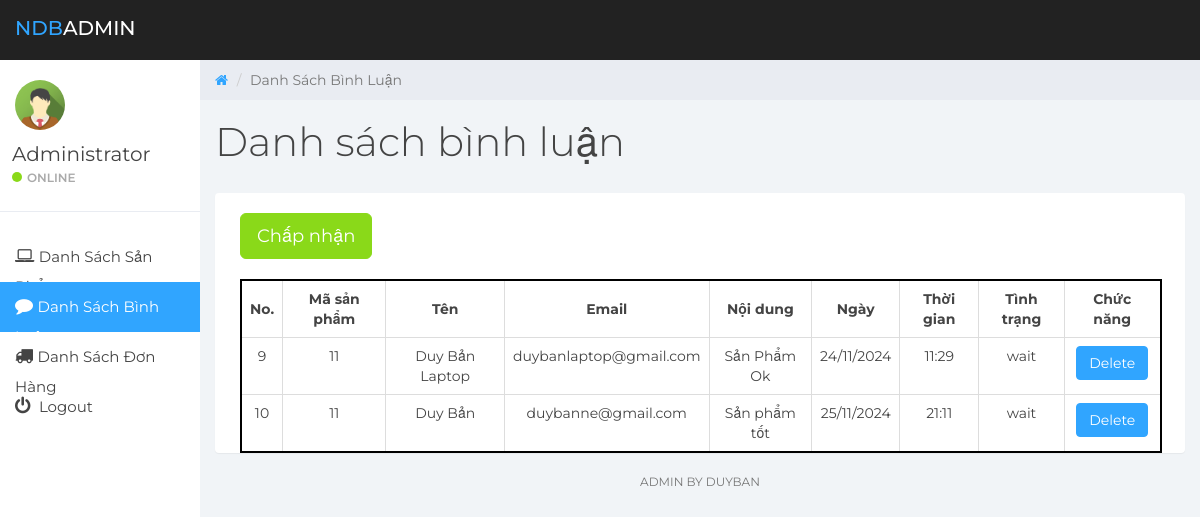
The app's page /Admin/comment.php with its own data.
### tables this page shows
CREATE TABLE IF NOT EXISTS `taikhoan` (
  `username` char(50) NOT NULL,
  `password` char(50) NOT NULL,
  `fullname` varchar(100) NOT NULL,
  `sdt` char(10) NOT NULL,
  `diachi` varchar(200) NOT NULL,
  `email` char(100) NOT NULL,
  `hoatdong` int NOT NULL,
  `loaiTK` int DEFAULT NULL,
  `trangthai` int NOT NULL,
  PRIMARY KEY (`username`)
);

CREATE TABLE IF NOT EXISTS `binhluan` (
  `STT` int NOT NULL AUTO_INCREMENT,
  `masp` int NOT NULL,
  `name` varchar(50) NOT NULL,
  `email` char(50) DEFAULT NULL,
  `noidung` varchar(200) NOT NULL,
  `ngaydang` char(10) DEFAULT NULL,
  `giodang` char(6) NOT NULL,
  `trangthai` varchar(20) NOT NULL,
  PRIMARY KEY (`STT`)
);

### Admin/comment.php (called while the page is built, shortened)
<?php
	$level = "";
	$level_2 = '../';
	include($level."layout.php");
 ?>

### Admin/DB.php (called while the page is built, shortened)
<?php
class DP
{
    private static function connect_DB()
    {
        $host = 'localhost';
        $dbname = 'webth';
        $us = 'root';
        $pass = '';
        try {
            $conn = new PDO("mysql:host=$host;dbname=$dbname;charset=utf8mb4", $us, $pass, [
                PDO::ATTR_ERRMODE => PDO::ERRMODE_EXCEPTION,
                PDO::ATTR_PERSISTENT => false,
                PDO::MYSQL_ATTR_INIT_COMMAND => "SET NAMES utf8mb4 COLLATE utf8mb4_unicode_ci"
            ]);
            return $conn;
        } catch (PDOException $e) {
            error_log("Database connection error: " . $e->getMessage());
            return null;
        }
    }
    public static function run_query($query, $paras, $type)
    {
        try {
            $con = self::connect_DB();
            $h = $con->prepare($query);
            $h->execute();
            $result = null;
            switch ($type) {
                case 2:
                    $result = $h->fetchAll();
                    break;
            }
            return $result;
        } catch (PDOException $e) {
            error_log("Query error: " . $e->getMessage());
            return false;
        } catch (Exception $e) {
            error_log("Error: " . $e->getMessage());
            return false;
        }
    }
}

### Admin/content/comment_data.php (called while the page is built)
<?php
	include($level.'DB.php');
	$Comment_List = DP::run_query("SELECT * FROM `binhluan` order by STT",[],2);
	$AdminName = DP::run_query("SELECT * FROM taikhoan WHERE loaiTK = 1",[],2);
?>

### Admin/content/comment_list.php (the view, shortened to what this page needs)
<div class="row">
	<div class="col-lg-12">
		<h1 class="page-header">Danh sách bình luận</h1>
	</div>
</div>
<div class="panel panel-container">
	<div class='btn-group-lg' style='margin: 0px 0px 20px 25px'>
		<button type="button" class="btn btn-success" data-toggle="modal" data-target="#Update">Chấp nhận</button>
</div>
	<table class="table table-bordered" style="width: 95%; border: 2px solid black; margin-left: 25px;">
	    <thead>
		    <tr>
		    	<th>No.</th>
		        <th>Mã sản phẩm</th>
		        <th>Tên</th>
		        <th>Email</th>
		        <th>Nội dung</th>
				<th>Ngày</th>
				<th>Thời gian</th>
				<th>Tình trạng</th>
				<th>Chức năng</TH>
		    </tr>
		</thead>
		<tbody>
			<?php
			foreach($Comment_List as $key)
			{
				$no = $key['STT'];
				$productcode = $key['masp'];
				$name = $key['name'];
				$email = $key['email'];
				$content =$key['noidung'];
				$date =$key['ngaydang'];
				$time =$key['giodang'];
				$status = $key['trangthai'];
				$function="Delete";
			?>
			<tr>
				<td><?php echo $no; ?></td>
				<td><?php echo $productcode; ?></td>
				<td><?php echo $name; ?></td>
				<td><?php echo $email; ?></td>
				<td><?php echo $content; ?></td>
				<td><?php echo $date; ?></td>
				<td><?php echo $time; ?></td>
				<td><?php echo $status; ?></td>
				<td>
					<form action='<?php  echo $level.CONT_COMMENT.'comment_delete.php' ?>' method='GET'>
						<input type="text" name="no" hidden="true" value=" <?php echo $no; ?>" name=""><button type="submit" class='btn btn-primary'><?php echo $function; ?></button>
					</form>
				</td>
			</tr>
			<?php
			}
			?>
		</tbody>
	</table>
</div>

### Admin/content/comment_sidebar.php (shortened to what this page needs)
<head>
<link rel="stylesheet" href="https://cdnjs.cloudflare.com/ajax/libs/font-awesome/4.7.0/css/font-awesome.min.css">
</head>
<div id="sidebar-collapse" class="col-sm-3 col-lg-2 sidebar">
		<div class="profile-sidebar">
			<div class="profile-userpic">
				<img src="<?php echo $level_2.IMG.'img_avatar2.png';?>" style='border-radius:50%; width:50px,height:50px'>
			</div>
			<div class="profile-usertitle">
				<div class="profile-usertitle-name"><?php echo $AdminName[0]['fullname']; ?></div>
				<div class="profile-usertitle-status"><span class="indicator label-success"></span>Online</div>
			</div>
		</div>
		<ul class="nav menu">
			<li><a href="index.php"><em class="fa fa-laptop icon">&nbsp;</em>Danh Sách Sản Phẩm</a></li>
			<li class='active'><a href="comment.php"><em class="fa fa-comment icon">&nbsp;</em>Danh Sách Bình Luận</a></li>
			<li><a href="order.php"><em class="fa fa-truck icon">&nbsp;</em>Danh Sách Đơn Hàng</a></li>
			<li><a href="<?php echo $level_2.'content/logout.php' ?>"><em class="fa fa-power-off icon">&nbsp;</em> Logout</a></li>
		</ul>
	</div>
	<div class="col-sm-9 col-sm-offset-3 col-lg-10 col-lg-offset-2 main">
		<div class="row">
			<ol class="breadcrumb">
				<li><a href="#">
					<em class="fa fa-home"></em>
				</a></li>
				<li class="active">Danh Sách Bình Luận</li>
			</ol>
		</div>

### Admin/css/styles.css (style rules this page uses)
body { background: #f1f4f7; padding-top: 60px; font-size: 14px; color: #444444; font-family: "Montserrat", "Helvetica Neue", Helvetica, Arial, sans-serif; }
a, a:hover, a:focus { color: #30a5ff; }
h1, h2, h3, h4, h5, h6 { color: #444444; }
h1 { font-weight: 300; font-size: 40px; }
.btn-primary, .btn-primary:hover, .btn-primary:focus, .btn-primary:active, .btn-primary.active, .open > .dropdown-toggle.btn-primary, .btn-primary.disabled, .btn-primary[disabled], fieldset[disabled] .btn-primary, .btn-primary.disabled:hover, .btn-primary[disabled]:hover, fieldset[disabled] .btn-primary:hover, .btn-primary.disabled:focus, .btn-primary[disabled]:focus, fieldset[disabled] .btn-primary:focus, .btn-primary.disabled:active, .btn-primary[disabled]:active, fieldset[disabled] .btn-primary:active, .btn-primary.disabled.active, .btn-primary[disabled].active, fieldset[disabled] .btn-primary.active { background-color: #30a5ff; border-color: #30a5ff; }
.btn-success, .btn-success:hover, .btn-success:focus, .btn-success:active, .btn-success.active, .open > .dropdown-toggle.btn-success, .btn-success.disabled, .btn-success[disabled], fieldset[disabled] .btn-success, .btn-success.disabled:hover, .btn-success[disabled]:hover, fieldset[disabled] .btn-success:hover, .btn-success.disabled:focus, .btn-success[disabled]:focus, fieldset[disabled] .btn-success:focus, .btn-success.disabled:active, .btn-success[disabled]:active, fieldset[disabled] .btn-success:active, .btn-success.disabled.active, .btn-success[disabled].active, fieldset[disabled] .btn-success.active { background-color: #8ad919; border-color: #8ad919; }
.label-success { background-color: #8ad919; }
.panel { border: 0; }
.panel-container { padding-top: 20px; }
.sidebar { display: block; padding: 0; display: none; box-shadow: none; background: #fff; }
.sidebar ul { margin: 20px 0px; }
@media (min-width: 768px) { .sidebar { display: block; position: fixed; top: 60px; bottom: 0; left: 0; z-index: 1000; display: block; margin: 0; padding: 0; overflow-x: hidden; overflow-y: auto; } }
.sidebar ul.nav .active a, .sidebar ul.nav li.parent a.active, .sidebar ul.nav .active > a:hover, .sidebar ul.nav li.parent a.active:hover, .sidebar ul.nav .active > a:focus, .sidebar ul.nav li.parent a.active:focus { color: #fff; background-color: #30a5ff; }
.sidebar ul.nav li a { height: 50px; font-size: 15px; line-height: 2em; color: #444444; }
.profile-sidebar { padding: 10px 0; border-bottom: 1px solid #e9ecf2; }
.indicator { width: 10px; height: 10px; display: inline-block; border-radius: 9999px; margin-right: 5px; }
.profile-userpic img { float: left; margin: 10px 0px 0px 15px; width: 50px; height: 50px; border-radius: 9999px !important; }
.profile-usertitle { float: left; text-align: left; margin: 10px 0 0 12px; }
.profile-usertitle-name { font-size: 20px; margin-bottom: 0px; }
.profile-usertitle-status { text-transform: uppercase; color: #AAA; font-size: 12px; font-weight: 600; margin-bottom: 15px; }
.breadcrumb { border-radius: 0; padding: 10px 15px 10px 15px; background: #e9ecf2; margin: 0; }
h1.page-header { margin-top: 20px; border-bottom: 0; }
.table { background: #fff; }
.table > thead > tr > th { border-bottom: 1px solid #e6e7e8; vertical-align: middle; height: 50px; }

### Admin/content/comment_sidebar.php (style rules this page uses)
.icon { font-size:18px; }

### Admin/content/comment_list.php (style rules this page uses)
th, td { text-align: center; vertical-align: middle; }
img { width: 100px; height: 100px; }

### records on screen
taikhoan: fullname "Administrator"
binhluan: STT "9", masp "11", name "Duy Bản Laptop", email "duybanlaptop@gmail.com", noidung "Sản Phẩm Ok", ngaydang "24/11/2024", giodang "11:29", trangthai "wait", function "Delete"
binhluan: STT "10", masp "11", name "Duy Bản", email "duybanne@gmail.com", noidung "Sản phẩm tốt", ngaydang "25/11/2024", giodang "21:11", trangthai "wait", function "Delete"
